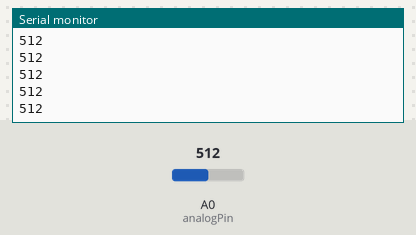
Bench run of a sketch on a simulated Arduino Uno, built with avr-gcc and run on an emulated ATmega328P. Parts: the last lines printed to the serial monitor. Inputs (shaded band) come from the test bench; at power-on: A0 (analogPin) = 512.

Above: at 1.2 s.
1.3 s: A0 (analogPin) set to 716
At 2.3 s:
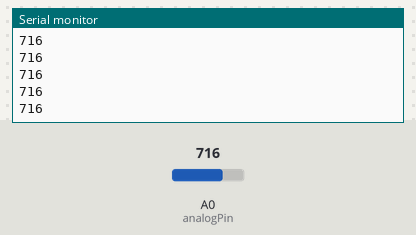
2.8 s: A0 (analogPin) set to 900
At 3.5 s:
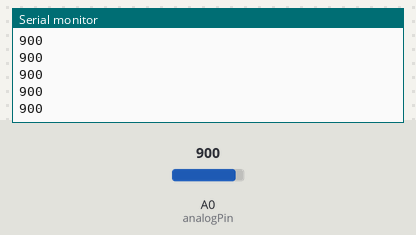
Timing chart, 0 to 5.8 s (numbered marks = the images above; inputs shaded):
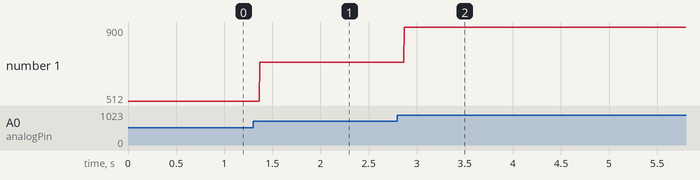

Measured:
- after the input at 1.3 s, the serial monitor: prints a new line after 0.07 s (image 1)
- after the input at 2.8 s, the serial monitor: prints a new line after 0.07 s (image 2)
- plotted number 1: 512 → 716 after the input at 1.3 s, 716 → 900 after the input at 2.8 s

The sketch:

sonarRead.ino
```cpp
/* Sonar Read
 * Function designed to read the analog output of the LV-MaxSonar sensors by MaxBotix Inc.
 * These sensors are used in the "Spider" prototype.
 * Fluvio L. Lobo Fenoglietto 03/06/2016
 */

int analogPin = 0;
int val;

void setup() {

  Serial.begin(9600);

} // End of setup loop

void loop () {

  val = analogRead(analogPin);
  Serial.println(val);

} // End of void loop
```
